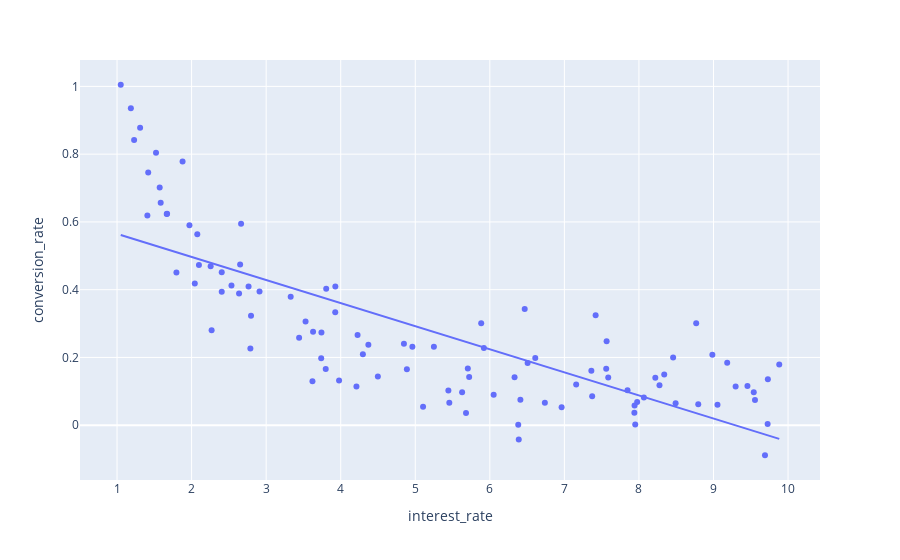

Notebook source saved alongside this figure:
### Code cell
import plotly.express as px 
px.scatter(df, 'interest_rate', 'conversion_rate', trendline='ols')
